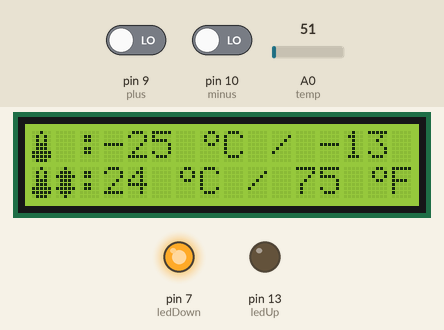
Recording of a sketch running on a simulated Arduino Uno, built with avr-gcc and run on an emulated ATmega328P. On the bench: 16×2 character LCD, output pins drawn as LEDs (lit = HIGH). Inputs (shaded band) come from the test bench; at power-on: A0 (temp) = 51, pin 9 (plus) LOW, pin 10 (minus) LOW. What the sketch prints to the serial monitor is not drawn.

Above: at 1.2 s.
1.3 s: A0 (temp) set to 140
At 2.1 s:
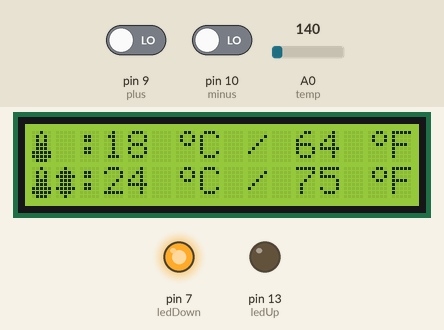
2.8 s: A0 (temp) set to 168
At 4.0 s:
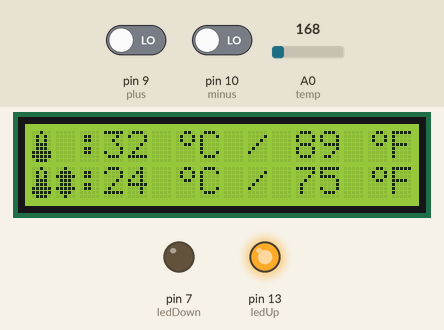
4.3 s: A0 (temp) set to 112
At 5.2 s:
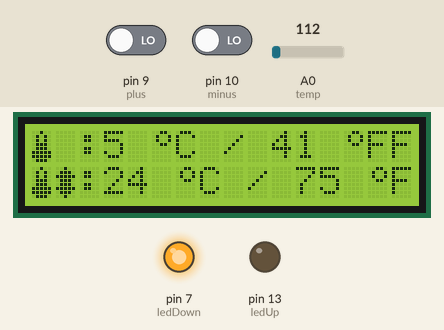
5.8 s: A0 (temp) set to 94
At 6.5 s:
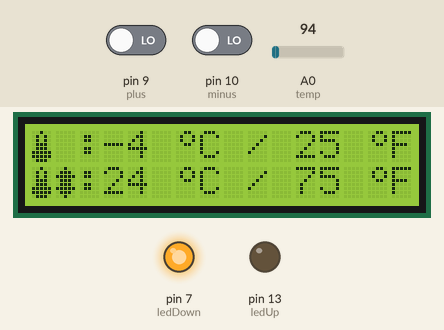
7.3 s: A0 (temp) set to 68
At 7.6 s:
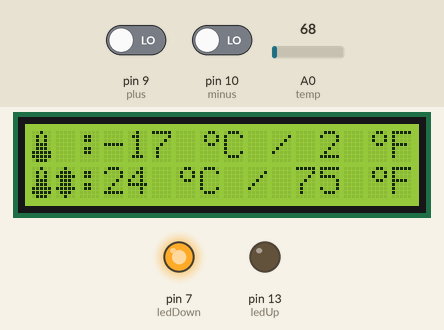
8.8 s: A0 (temp) set to 59
At 10.0 s:
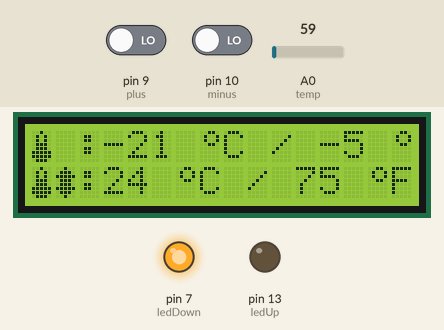
Timing chart, 0 to 11.3 s (numbered marks = the images above; inputs shaded):
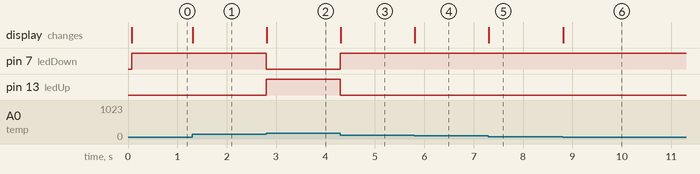

The sketch:

temp_control.ino
```cpp
#include <LiquidCrystal.h>;

//define custom characters for display
byte degree[8] = {
	0b00110,
	0b01001,
	0b01001,
	0b00110,
	0b00000,
	0b00000,
	0b00000,
	0b00000
};

byte thermometer[8] = {
    0b00100,
    0b01010,
    0b01010,
    0b01110,
    0b01110,
    0b11111,
    0b11111,
    0b01110,
};

byte arrow[] = {
  B00100,
  B01110,
  B11111,
  B01110,
  B01110,
  B11111,
  B01110,
  B00100
};


//define upper and lower bounds for hysteresis and its value
 bool hu = false;
 bool hl = true;
const int hystereze = 2;

//define display
LiquidCrystal lcd(12,11,5,4,3,2);

//define inputs
const int temp = A0;
const int plus =9;
const int minus = 10;

//define temperature related variables
int tempF;
int tempC;
int tempVal;
int tempSetF;
int tempSet = 24;


//define outputs
const int ledUp = 13;
const int ledDown = 7;


//timer variables
const int increment = 1;
const int delayMillis = 250;
int lastMillis;
int currMillis;

//button debounce variables

int buttonState;             // the current reading from the input pin
int lastButtonState = LOW;

int buttonState2;            // the current reading from the input pin
int lastButtonState2 = LOW;

// the previous reading from the input pin
unsigned long lastDebounceTime = 0;
unsigned long lastDebounceTime2 = 0;

// the last time the output pin was toggled
unsigned long debounceDelay = 10;


void setup()
{

  lcd.createChar(1, thermometer);
  lcd.createChar(0, degree);
  lcd.createChar(3, arrow);

  lcd.begin(16, 2);

 pinMode(ledDown, OUTPUT);
 pinMode(ledUp, OUTPUT);
 pinMode(plus, INPUT);
 pinMode(minus, INPUT);
 pinMode(temp, INPUT);
 Serial.begin(9600);
}


void loop()
{

//write all values onto display
 lcd.home();
 lcd.write((uint8_t)1);
 lcd.setCursor(1, 0);
 lcd.print(" :");
 lcd.setCursor(3,0);
 lcd.print(tempC);
 lcd.print(" ");
 lcd.write((uint8_t)0);
 lcd.print("C / ");
 lcd.print(tempF);
 lcd.print(" ");
 lcd.write((uint8_t)0);
 lcd.print("F");
 lcd.setCursor(0, 1);
 lcd.write((uint8_t)1);
 lcd.write((uint8_t)3);
 lcd.print(":");
 lcd.print(tempSet);
 lcd.print(" ");
 lcd.write((uint8_t)0);
 lcd.print("C / ");
 lcd.print(tempSetF);
 lcd.print(" ");
 lcd.write((uint8_t)0);
 lcd.print("F");

//initiate counting of elapsed time
currMillis = millis();

//read sensor value
tempVal = analogRead(temp);

//transfer sensor values into desired ones
tempC = map(tempVal, 20, 357, -40, 125);
tempF = (tempC * 9 / 5) + 32;
tempSetF = (tempSet * 9 / 5) + 32;

//read button state
int reading = digitalRead(plus);
int reading2 = digitalRead(minus);


  //if button state changes
  if (reading != lastButtonState) {

    // reset the debouncing timer
    lastDebounceTime = millis();

  }


   if ((millis() - lastDebounceTime) > debounceDelay) {

    if (reading != buttonState) {
      buttonState = reading;


      if (buttonState == HIGH) {

     tempSet++;
     Serial.println(tempSet);

      }
    }

   }


     if (reading2 != lastButtonState2) {
    // reset the debouncing timer
    lastDebounceTime2 = millis();

  }

  if ((millis() - lastDebounceTime2) > debounceDelay) {
    // whatever the reading is at, it's been there for longer
    // than the debounce delay, so take it as the actual current state:

    // if the button state has changed:
    if (reading2 != buttonState2) {
      buttonState2 = reading2;


      // only toggle the LED if the new button state is HIGH
      if (buttonState2 == HIGH) {

          tempSet--;
    Serial.println(tempSet);

      }
    }
    }

 //if output is off and temperature exceeds desired value, turn on
   if(hl == true && tempC > tempSet)
  {

  digitalWrite(ledUp, 1);
  digitalWrite(ledDown,!digitalRead(ledUp));

  hl = false;

  }
  //if value exceeds upper bound of hysteresis, stay on and let program know
  //this happened
  else if((hl == false || digitalRead(ledUp) == HIGH )&& tempC > (tempSet + hystereze))
  {

  digitalWrite(ledUp, 1);
  digitalWrite(ledDown,!digitalRead(ledUp));

  hu = true;


  }
  //if value exceeded upper bound of hysteresis (previous if statement),
  // turn off at set value
  else if(hu == true && tempC < tempSet)
  {
  digitalWrite(ledUp, 0);
  digitalWrite(ledDown,!digitalRead(ledUp));

   hu = false;
  }
  //if value didn't exceed hysteresis (stayed close to set value),
  //turn off at lower bound of hysteresis, so not to cause flickering
  else if(hu == false && tempC < (tempSet - hystereze))
  {
   digitalWrite(ledUp, 0);
   digitalWrite(ledDown,!digitalRead(ledUp));

    hl = true;
  }


 //write values onto Serial monitor with delay
if(currMillis - lastMillis >= delayMillis ){


Serial.println("CURRENT TEMP: ");
Serial.print(tempC);
Serial.println(" °C");

Serial.print(tempF);
Serial.println(" °F");

Serial.println("SET TEMP: ");
Serial.print(tempSet);
Serial.println(" °C");

lastMillis = currMillis;

 }
 //reset last state of button
 lastButtonState = reading;
 lastButtonState2 = reading2;
 }
```

Measured:
- the behaviour switches between 152 and 153 on A0 (temp) (found by bisection; images 1 and 2)
- the behaviour switches between 102 and 101 on A0 (temp) (found by bisection; images 3 and 4)
- the behaviour switches between 65 and 64 on A0 (temp) (found by bisection; images 5 and 6)
- after the input at 1.3 s, the display: changes at once (image 1)
- after the input at 2.8 s, pin 7 (ledDown): HIGH → LOW at once; pin 13 (ledUp): LOW → HIGH at once; the display: changes at once (image 2)
- after the input at 4.3 s, pin 7 (ledDown): LOW → HIGH at once; pin 13 (ledUp): HIGH → LOW at once; the display: changes at once (image 3)
- after the input at 5.8 s, the display: changes at once (image 4)
- after the input at 7.3 s, the display: changes at once (image 5)
- after the input at 8.8 s, the display: changes at once (image 6)
